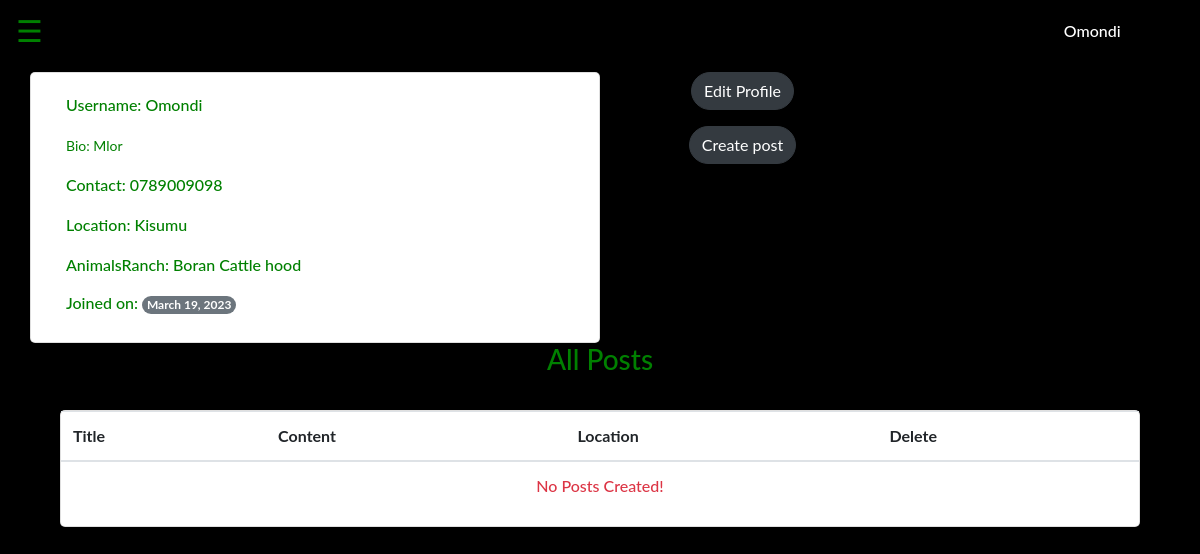
/profile/ (signed in), run on an earlier commit of the app's database.
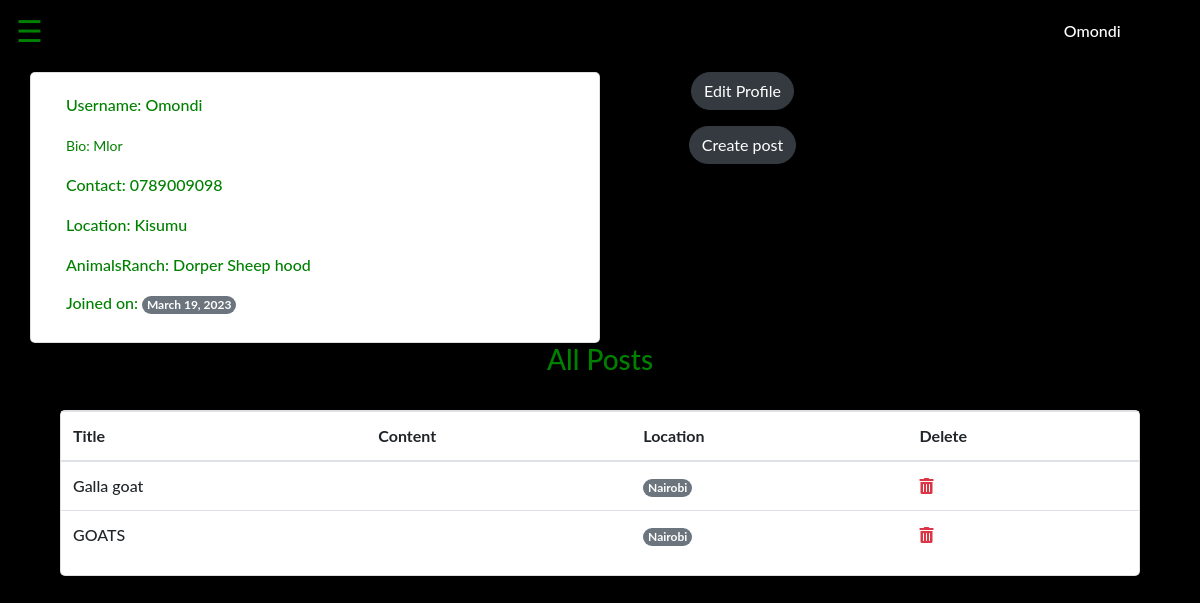
And on a later commit of the database.
### hood/models.py (models this page shows, shortened)
class Profile(models.Model):
    user = models.OneToOneField(User, on_delete=models.CASCADE, related_name='profile',null=True)
    profile_photo = CloudinaryField("image",null=True)
    bio = models.TextField(max_length=300)
    location = models.ForeignKey(Location, on_delete=models.CASCADE,null=True)
    animalsranch = models.ForeignKey(AnimalsRanch, on_delete=models.SET_NULL, null=True, related_name='members', blank=True)
    contact = models.CharField(max_length=100)
    created_on = models.DateTimeField(auto_now_add=True,null=True)
    updated_on = models.DateTimeField(auto_now=True,null=True)

class Location(models.Model):
    name = models.CharField(max_length=30)
    created_on = models.DateTimeField(auto_now_add=True)
    updated_on = models.DateTimeField(auto_now=True)
    def __str__(self):
        return self.name

class AnimalsRanch(models.Model):
    name = models.CharField(max_length=50)
    photo = CloudinaryField("image",null=True)
    content = models.TextField(max_length=10000, null=True)
    Charateristics = models.TextField(max_length=10000, null=True)
    Statistics = models.TextField(max_length=10000  , null=True)
    location = models.ForeignKey(Location, on_delete=models.CASCADE,null=True)
    location_number = models.IntegerField(default=0)
    user = models.ForeignKey(User, on_delete=models.CASCADE,null=True)
    created_on = models.DateTimeField(auto_now_add=True,null=True)
    updated_on = models.DateTimeField(auto_now=True,null=True)
    health_cell = models.IntegerField(null=True, blank=True)
    police_hotline = models.IntegerField(null=True, blank=True)
    class Meta:
        ordering = ['-pk']
    def __str__(self):
        return f'{self.name} hood'

class Post(models.Model):
    name = models.TextField(max_length=50,null=True)
    title = models.CharField(max_length=50,null=True)
    comment = models.TextField(blank=True, null=True)
    photo = CloudinaryField("image",blank=True,null=True)
    user = models.ForeignKey(User, on_delete=models.CASCADE,null=True)
    location = models.ForeignKey(Location, on_delete=models.CASCADE,null=True)
    animalsranch = models.ForeignKey(AnimalsRanch, on_delete=models.CASCADE, null=True)
    created_on = models.DateTimeField(auto_now_add=True,null=True)
    updated_on = models.DateTimeField(auto_now=True,null=True)
    class Meta:
        ordering = ['-pk']

### hood/views.py (the view)
# urls.py: path('profile/', views.profile, name='profile'),
def profile(request):
    current_user = request.user
    profile = Profile.objects.filter(user_id=current_user.id).first()
    animalsranch = AnimalsRanch.objects.all()
    posts = Post.objects.filter(user_id=current_user.id)
    return render(request, "profile.html", {"profile": profile, ' animalsranch':  animalsranch, "posts": posts,})

### hood/templates/profile.html (shortened to what this page needs)
{% extends "base.html" %}
{% block content %}
 <br>
<section class="container profile">
    <div class=" mt-5">
        <div class="row">
            <div class="card col-md-6 text-left">
                <div class="card-body">
                    <p>Username: {{ user.username }}</p>
                    <p>
                        {% if profile.bio %}
                        <small>Bio: {{ profile.bio }}</small>
                        {% else %}
                        <span class="text-danger">No about me</span>
                        {% endif %}
                    </p>
                    <p>Contact: {{ profile.contact }}</p>
                    <p>Location: {{ profile.location }}</p>
                    <p>AnimalsRanch: {{ profile.animalsranch }}</p>
                    <h6>Joined on: <span class="badge rounded-pill bg-secondary text-white">
                            {{ user.date_joined|date }} </span></h6>
                </div>
            </div>
            <div class="col-md-6 text-center">
                <div class="row">
                    <div class="col-md-6 details">
                        <div class="first">
                            <div>
                                <a href="{%url 'update_profile' user.id %}"
                                    class="btn btn-outline-dark bg-dark text-white rounded-pill">
                                    Edit Profile
                                </a>
                            </div>
                        </div>
                    </div>
                </div>
                <div class="row links">
                    <div class="col-md-6">
                        <a href="{%url 'create_post'  %}"  class="btn btn-outline-dark bg-dark text-white rounded-pill">
                         Create post
                        </a>
                    </div>
                </div>
            </div>
        </div>
    </div>
    <h3 class="text-center">All Posts</h3>
    <div class="col-md-12 links">
        <div class="card">
            <table class="table">
                <thead>
                    <tr>
                        <th scope="col">Title</th>
                        <th scope="col">Content</th>
                        <th scope="col">Location</th>
                        <th scope="col">Delete</th>
                    </tr>
                </thead>
                <tbody>
                    {% for post in posts %}
                    <tr>
                        <td>{{ post.title }}</td>
                        <td>{{ post.content }}</td>
                        <td><span class="badge rounded-pill bg-secondary text-white">
                                {{ post.location }}
                            </span></td>
                            <td>
                                <a class="text-danger" href="">
                                    <i class="fa fa-trash-alt text-danger"></i>
                                </a>
                            </td>
                        </tr>
                        {% empty %}
                        <tr>
                            <td colspan="5" class="text-center text-danger">No Posts Created!</td>
                        </tr>
                        {% endfor %}
                    </tbody>
                </table>
            </div>
        </div>
</section>
{% endblock %}

### hood/templates/base.html (shortened to what this page needs)
{% load bootstrap4 %}
{% load static%}
<!DOCTYPE html>
<html>
<head>
  {% block styles %}
    {% bootstrap_css %}
    <link rel="stylesheet" href="{% static 'css/index.css' %}">
    <link rel="stylesheet" href="https://use.fontawesome.com/releases/v5.11.2/css/all.css">
  {% endblock %}
</head>
<body>
    {% include "navbar.html" %}
    {% block content %}
    {%endblock%}
</body>
</html>

### hood/templates/navbar.html (shortened to what this page needs)
{% load static %}
<nav class="navbar navbar-expand-lg fixed-top">
    </head>
    <body>
    <span style="font-size:30px;cursor:pointer" onclick="openNav()">&#9776;</span>
    <a class="nav-link text-white" href="/profile" style=" color: green;" >
      {% if user.is_authenticated %}
      <img src="{{user.profile.profile_photo.url}}" alt="" style="border-radius: 50%; width: 20%; height: auto;"> &nbsp; <span class="text-white">{{user.username|title}}</span>
      {% else %}
      <img src="https://st2.depositphotos.com/1104517/11965/v/600/depositphotos_119659092-stock-illustration-female-avatar-profile-picture-vector.jpg"
          class="card-img-top" alt="My profile picture" style="border-radius: 50%; width: 50%; height: auto;">
      {% endif %} </a>
</nav>

### hood/templates/navbar.html (style rules this page uses)
body { font-family: 'Lato', global_font_string; font-weight: 500; background-color: black; color: green; }
.nav-link { margin-left: 85%; }

### hood/templates/profile.html (style rules this page uses)
body { font-family: 'Lato', global_font_string; font-weight: 500; background-color: black; color: green; }
.card { color: green; text-align: left; border-radius: 5px; }
.links { margin-top: 3%; margin-bottom: 2%; }

What changed in the data, as far as the page shows it:
changed Profile "Mlor": animalsranch "Boran Cattle hood" → "Dorper Sheep hood"
added Post: title "Galla goat", location "Nairobi"
added Post: title "GOATS", location "Nairobi"
Also different on the page:
text no longer shown: "No Posts Created!"
